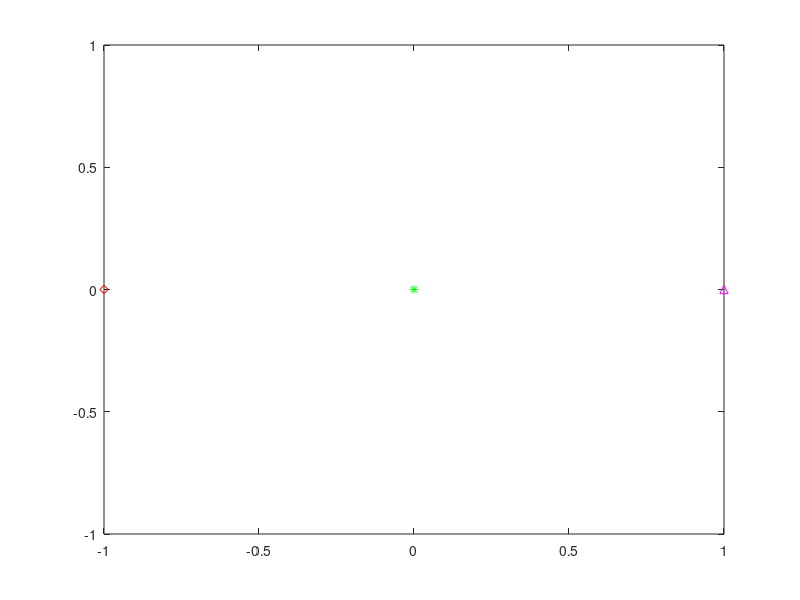

MATLAB code for this plot: (Note: this script raises an error after producing the figure.)
%%Author: KB
%Purpose: Trying to reproduce the results of the reference paper below
%(Using both Rayleigh and Rician Fading channels)
%1. Adapted from ...
% Date:  2020. 02. 10. / 12:22:19 KST

% Version variation:  
% 1.

% Reference paper: 
%[1] Cooperative jamming and Power Allocation for Wireless
% Relay Networks in Presence of Eavesdropper

clear all;
close all;
clc;


%% SETTINGS and PREALLOCATIONS
tx=1;%number of transmitters
rx=1;%number of receiver_poss
mu = 0; % mean of Guassian distribution


%--settings based on ... ----
iter=10^3; % numbeer of Monte Carlo simulations
%d=30;%receiver's distance; destination fixed at 30m
d=1;%receiver's distance; destination fixed at 30m % (2020/02/10)

%eavesdynPos=(-16:2:32);%eavesdroppers dynamnic position; necessary to plot the graph of secrecy gap at with eavesdropper at different distances from the sources
eavesdynPos=(-4:0.05:3);%eavesdroppers dynamnic position; necessary to plot the graph of secrecy gap at with eavesdropper at different distances from the sources
R_sec_vec_rayl = zeros(size(eavesdynPos));%(2020/02/10)
R_sec_vec_ric  = zeros(size(eavesdynPos));%(2020/02/18)

c=4; %path loss exponent
phi=0; %phase offset from source to destination
pathloss_comp=-c;%pathloss component
h= d.^(pathloss_comp)*exp(1j*phi); %line of sight model
%------------------------------------------------------------------------



%% POWER in dB

%------------------------------------------------------------------------
%Total Power budget =20dBm,
%(a) Phase 1(Source to destination; active jammers)=>P_S+P_J1
%(b)Phase 2(Relays to destination; jammers active again) =>P_R+P_J2.
% Therefore P=P_S+P_J1+P_J2+P_R
%------------------------------------------------------------------------

num_relays=1; %number of relays
num_jammers=1;%number of jammers
l=num_jammers;%maximum number of jammers
n=num_relays;%maximum number of relays

% When "The average signal-to-noise ratio (SNR) of the S --> R and
% R --> D links, i.e., gamma_SR_bar and gamma_RD_bar are fixed at
% 15 dB"
gamma_SR_bar = 10^(15/10);
gamma_RD_bar = gamma_SR_bar;

% ---Noise specific settings ----
sigmaSqrd = 1;
%---------------------------------


p_budget_Dbm=20; %total power budget in dBm
p_budget_inWatts=10^((p_budget_Dbm-30)/10);%total power budget in dBm
p_budget_inWatts_divided=p_budget_inWatts/(1+2*(num_jammers)+num_relays);%dividing up the power 
P_S=p_budget_inWatts_divided;%source power in watts
P_R=(p_budget_inWatts_divided)*num_relays;%source power in watts
P_J1=(p_budget_inWatts_divided)*num_jammers;%power in watts for jammers in 1st phase
P_J2=(p_budget_inWatts_divided)*num_jammers;%power in watts for jammers in 2nd phase


% P_S=15;%source power in watts
% P_R=2;%source power in watts
% P_J1=2;%power in watts for jammers in 1st phase
% P_J2=1;%power in watts for jammers in 2nd phase


P_J=P_J1+P_J2;% total jammer power


p=[P_S P_R P_J1 P_J2]'; %matrix of all the powers

% num_relays=input('Please enter the number of relays: ');%number of relays
% num_jammers=input('Please enter the number of relays: ');%number of jammers

%-------------------------------------------------------------------------------------------------------------------
%% DISTANCES

snr_gap=zeros(1,length(eavesdynPos));

snr_gap_cummulator=0; %for cummulating the sum of snr gap to be finally averaged out after  the iterations

%--source position--
%source_pos = zeros(1,1);
source_pos = [-1;0];

for eavesd_dist_iter=1:size(eavesdynPos,2),
%for iter_num=1:iter,
    %% SOURCE
    % USING DYNAMIC RELAY/JAMMER POSITIONS
    
    %% RELAY(S)
    %A1. NON-DYNAMIC RELAY POSITION    
    x_rel_dist =  0;
    y_rel_dist =  0; 
    angles_SR = atan((y_rel_dist-source_pos(2))/(x_rel_dist-source_pos(1)));
    
    %A2. DYNAMIC II (MOST DYNAMIC).
    disk_ctr=[0,0]; %source as center
    disk_rad=18;%radius of disk used to distribute relay positions

%     [x,y,angles_out]=randomNodeCoordinateGenerator(disk_ctr,disk_rad,num_relays,0,2*pi);
%     y_rel_dist=y';
%     x_rel_dist=x';    
%     angles_SR=angles_out';%angles from source to relay. Giving their phase offset component
    
    figure(1);
    plot(source_pos(1),source_pos(2),'rd');% for seeing the positioning of the source
    hold on;
    plot(d,0,'m^');% for seeing the positioning of the destination
    plot(x_rel_dist,y_rel_dist,'g*');% relay distances
    
    
    
     %% JAMMER(S)
%     %A1. NON-DYNAMIC RELAY POSITION
%     y_jam_dist = 0;
%     x_jam_dist = 0
%     angles_SJ = atan(y_jam_dist./x_jam_dist);
    
    %B2. DYNAMIC II (MOST DYNAMIC).
    [x_jammers,y_jammers,angles_jammers_out]=randomNodeCoordinateGenerator(disk_ctr,disk_rad,num_jammers,0,2*pi);
    y_jam_dist=y_jammers';%y-coordinates of jammers with source as center
    x_jam_dist=x_jammers';%y-coordinates of jammers with source as center
    angles_SJ=angles_jammers_out';%angles from source to jammers. Giving their phase offset component
    
    plot(x_jam_dist,y_jam_dist,'bo');% for seeing the positioning of the jammers
    %------------------------------------------------------------------------------------------
    
        
    R_sec_term3_summer_rayl = 0;%secrecy capacity agreggator for Rayleigh fading channel(2020/02/10)
    R_sec_term3_summer_ric =0;%secrecy capacity agreggator for Rician fading channel(2020/02/10)
    
    %for eavesd_dist_iter=1:size(eavesdynPos,2),%(2020/02/10)
    gamma_SE_summer_rayl = 0; %for Rayleigh channel (2020/02/11)
    gamma_RE_summer_rayl = 0; %for Rayleigh channel (2020/02/11)
    
    gamma_SE_summer_ric = 0;%for Rician channel (2020/02/18)
    gamma_RE_summer_ric = 0;%for Rician channel (2020/02/18)
    
    for iter_num=1:iter,%(2020/02/10)
        sprintf('Eavesdropper current distance:%d \n Current iteration #: %d',eavesdynPos(eavesd_dist_iter),iter_num)
        %disp('Iteration: ');
        %         try
        %% DISTANCES
            
        relay_pos=[x_rel_dist;y_rel_dist];%PNB: relay positions
        jammer_pos=[x_jam_dist;y_jam_dist];%PNB: jammer positions
        eavesd_pos=[eavesdynPos(eavesd_dist_iter);0];% eavesdroppers position
        plot(eavesd_pos(1),eavesd_pos(2),'rs');% for seeing the positioning of the eavesdropper
        dest_pos=[d;0];% destination position
        
        %---source originated distances---        
        
        source2relay_vec = relay_pos - repmat(source_pos,1,size(relay_pos,2));
        source2relay=sqrt(sum((source2relay_vec).^2)).^pathloss_comp;%PBN: source(zero origin) to relay.
        %receiver_pos=[30*ones(1,num_relays);zeros(1,num_relays)];%PNB: destination(receiver_pos's) position from origin
        
        source2dest_vec=dest_pos-source_pos;%vector from source to destination.
        source2dest=sqrt(sum((source2dest_vec).^2)).^pathloss_comp;%PNB: source to destination distance.
        
        source2eavesd_vec=eavesd_pos-source_pos;%vector from source to eavesdropper.
        source2eavesd=sqrt(sum((source2eavesd_vec).^2)).^pathloss_comp;%PNB: source to eavesdropper distance.
        
        %---relay originated distances---
        relay2dest_vect=repmat(dest_pos,1,size(relay_pos,2))-relay_pos;%matrix from relays to destination.
        relay2dest=sqrt(sum((relay2dest_vect).^2)).^pathloss_comp;%PNB: relays to destination distance.
        %% finding phase angles from relay to destinations
        xS1=relay2dest_vect(1,:);
        yS1=relay2dest_vect(2,:);
        phi_relay2dest=atan(yS1./xS1);%(angles in radians)
        %phi_relay2dest=rad2deg(atan(yS1./xS1));%(angles in degrees)
        
        relay2eavesd_vect=repmat(eavesd_pos,1,size(relay_pos,2))-relay_pos;%matrix from relays to eavesdropper.
        relay2eavesd=sqrt(sum((relay2eavesd_vect).^2)).^pathloss_comp;%PNB: relays to eavesdropper distances.
        %% finding phase angles from relay to destinations
        xS2=relay2eavesd_vect(1,:);
        yS2=relay2eavesd_vect(2,:);
        phi_relay2eavesd=atan(yS2./xS2);%(angles in radians)
        %phi_relay2eavesd=rad2deg(atan(yS2./xS2));%(angles in degrees)
        
        
        %---jammer originated distances and angles---
        
        if num_jammers || num_relays > 1,
            for i=1:num_relays,
                for j=1:num_jammers,
                    jam2relay_vect(:,j)=relay_pos(:,i)-jammer_pos(:,j);
                    jam2relay_vect2dist(j)=sqrt(sum(jam2relay_vect(:,j).^2)).^pathloss_comp;%PNB: distance of jammers to specific relay
                end
                jam2relay_vec2distvec(:,i)=jam2relay_vect2dist;%finished computing distances from jammers to specific relay added to  final distance matrix
                %% finding the phase angles from jammers to relays
                x_cord=jam2relay_vect(1,:);
                y_cord=jam2relay_vect(2,:);
                phi_relay2jammer=atan(y_cord./x_cord);% angles from jammers to specific relay calculated (in radians)
                %phi_relay2jammer=rad2deg(atan(y_cord./x_cord));%angles from jammers to specific relay calculated (in degrees)
                phi_relay2jammer_complete(:,i)=phi_relay2jammer;% angles from jammers to specific relay added to final angle matrix
            end
            jam2relay=jam2relay_vec2distvec';
            jam2relay_angles=phi_relay2jammer_complete';
        else disp('Error in specifing the relay size');
            
        end
        
        
        jam2dest_vect=repmat(dest_pos,1,size(jammer_pos,2))-jammer_pos;%matrix from jammers to destination.
        jam2dest=sqrt(sum((jam2dest_vect).^2)).^pathloss_comp;%PNB: jammers to destination distances.
        %% finding phase angles from jammer to destinations
        xS3=jam2dest_vect(1,:);
        yS3=jam2dest_vect(2,:);
        phi_jam2dest=atan(yS3./xS3);%angle (in radians)
        %phi_jam2dest=rad2deg(atan(yS3./xS3));%angle (in degrees)
        
        jam2eavesd_vect=repmat(eavesd_pos,1,size(jammer_pos,2))-jammer_pos;%matrix from jammers to eavesdropper.
        jam2eavesd=sqrt(sum((jam2eavesd_vect).^2)).^pathloss_comp;%PNB: jammers to eavesdropper distances.
        xS4=jam2eavesd_vect(1,:);
        yS4=jam2eavesd_vect(2,:);
        phi_jam2eavesd=atan(yS4./xS4);%angle (in radians)
        %phi_jam2eavesd=rad2deg(atan(yS4./xS4));%angle (in degrees)
        
        
        %% CHANNELS (RAYLEIGH)
               
        %---CHANNEL ORIGIN: FROM SOURCE-----
        %source to relay        
        phi_source2relay=angles_SR;
        h_SR1_rayl=exp(1i*phi_source2relay);        
        %h_SR1_ric=ricianChannelGen(P_S,0); %using rician fading channel
        h_SR_rayl=source2relay.*h_SR1_rayl; % Source to Relay channel
        
        %source to destination/receiver        
        phi_source2dest=phi;
        h_SD1_rayl=exp(1i*phi_source2dest);        
        %h_SD1_ric = ricianChannelGen(P_S,0); %using rician fading channel
        h_SD_rayl=source2dest.*h_SD1_rayl;
        
        %source to eavesdropper        
        phi_source2eavesd=atan(source2eavesd);%angle (in radians)
        h_SE1_rayl=exp(1i*phi_source2eavesd);
        %h_SE1_ric=ricianChannelGen(P_S,0); %using rician fading channel
        h_SE_rayl=source2eavesd.*h_SE1_rayl;
        
        
        %---CHANNEL ORIGIN: RELAY-----
        %relay to destination        
        h_RD1_rayl=exp(1i*phi_relay2dest);
        %h_RD1_ric=ricianChannelGen(P_R,0); %using rician fading channel
        h_RD_rayl=relay2dest.*h_RD1_rayl; % Source to Relay channel
        h_RD_rayl=h_RD_rayl';
        
        %relay to eavesdropper
        %h_RE1_rayl=(randn(1,num_relays)+randn(1,num_relays)*1i)/sqrt(2);
        h_RE1_rayl=exp(1i*phi_relay2eavesd);
        %h_RE1_ric=ricianChannelGen(P_R,0); %using rician fading channel
        h_RE_rayl=relay2eavesd.*h_RE1_rayl; % Source to Relay channel
        h_RE_rayl=h_RE_rayl';
        
        %---CHANNEL ORIGIN: JAMMER-----
        %jammer to relay
        
        h_JR1_rayl=exp(1i*jam2relay_angles);
        %h_JR1_ric=ricianChannelGen(P_J,0); %using rician fading channel
        h_JR_vec_rayl=jam2relay.* h_JR1_rayl;
        h_JR_rayl=h_JR_vec_rayl;
        h_JR_rayl=h_JR_rayl';
        
        %jammer to destination/receiver
        h_JD1_rayl=exp(1i*phi_jam2dest);
        %h_JD1_ric=ricianChannelGen(P_J,0); %using rician fading channel
        h_JD_rayl=jam2dest.*h_JD1_rayl;
        h_JD_rayl=h_JD_rayl';
        
        %jammer to eavesdropper
        h_JE1_rayl=exp(1i*phi_jam2eavesd);
        %h_JE1_ric=ricianChannelGen(P_J,0); %using rician fading channel
        h_JE_rayl=jam2eavesd.*h_JE1_rayl;
        h_JE_rayl=h_JE_rayl';
        
       
         %% CHANNELS (RICIAN)
               
       %---CHANNEL ORIGIN: FROM SOURCE-----
        %source to relay        
        %phi_source2relay=angles_SR;
        %h_SR1_rayl=exp(1i*phi_source2relay);        
        h_SR1_ric=ricianChannelGen(P_S,0); %using rician fading channel
        %h_SR_ric=h_SR1_ric; % Source to Relay channel
        h_SR_ric=source2relay.*h_SR1_ric; % Source to Relay channel        
        
        %source to destination/receiver        
        %phi_source2dest=phi;
        %h_SD1_rayl=exp(1i*phi_source2dest);        
        h_SD1_ric = ricianChannelGen(P_S,0); %using rician fading channel
        %h_SD_ric=h_SD1_ric;
        h_SD_ric=source2dest.*h_SD1_ric;
        
        %source to eavesdropper        
        %phi_source2eavesd=atan(source2eavesd);%angle (in radians)
        %h_SE1_rayl=exp(1i*phi_source2eavesd);
        h_SE1_ric=ricianChannelGen(P_S,0); %using rician fading channel
        %h_SE_ric=h_SE1_ric;
        h_SE_ric=source2eavesd.*h_SE1_ric;        
        
        %---CHANNEL ORIGIN: RELAY-----
        %relay to destination        
        %h_RD1_rayl=exp(1i*phi_relay2dest);
        h_RD1_ric=ricianChannelGen(P_R,0); %using rician fading channel
        %h_RD_ric=h_RD1_ric; % Source to Relay channel
        h_RD_ric=relay2dest.*h_RD1_ric; % Source to Relay channel        
        h_RD_ric=h_RD_ric';
        
        %relay to eavesdropper
        %h_RE1_rayl=(randn(1,num_relays)+randn(1,num_relays)*1i)/sqrt(2);
        %h_RE1_rayl=exp(1i*phi_relay2eavesd);
        h_RE1_ric=ricianChannelGen(P_R,0); %using rician fading channel
        %h_RE_ric=h_RE1_ric; % Source to Relay channel
        h_RE_ric=relay2eavesd.*h_RE1_ric; % Source to Relay channel        
        h_RE_ric=h_RE_ric';
        
        %---CHANNEL ORIGIN: JAMMER-----
        %jammer to relay
        
        %h_JR1_rayl=exp(1i*jam2relay_angles);
        h_JR1_ric=ricianChannelGen(P_J,0); %using rician fading channel
        %h_JR_vec_ric= h_JR1_ric;
        h_JR_vec_ric=jam2relay.* h_JR1_ric;        
        h_JR_ric=h_JR_vec_ric;
        h_JR_ric=h_JR_ric';
        
        %jammer to destination/receiver
        %h_JD1_rayl=exp(1i*phi_jam2dest);
        h_JD1_ric=ricianChannelGen(P_J,0); %using rician fading channel
        %h_JD_ric=h_JD1_ric;
        h_JD_ric=jam2dest.*h_JD1_ric;        
        h_JD_rayl=h_JD_ric';
        
        %jammer to eavesdropper
        %h_JE1_rayl=exp(1i*phi_jam2eavesd);
        h_JE1_ric=ricianChannelGen(P_J,0); %using rician fading channel
        %h_JE_ric=h_JE1_ric;
        h_JE_ric=jam2eavesd.*h_JE1_ric;        
        h_JE_ric=h_JE_ric';
        
        
        %% SECRECY CAPACITY CALCULATION (RAYLEIGH)
        
        
        gamma_SR_rayl = gamma_SR_bar;% with fixed gammas        
        gamma_RD_rayl = gamma_RD_bar;% with fixed gammas
%         gamma_SR_rayl = P_S*abs(h_SR_rayl).^2./sigmaSqrd;% When gammas not fixed
%         gamma_RD_rayl = P_R*abs(h_RD_rayl).^2./sigmaSqrd;% When gammas not fixed
        
        gamma_SE_rayl = P_S*abs(h_SE_rayl).^2./sigmaSqrd; 
        gamma_SE_summer_rayl = gamma_SE_summer_rayl + gamma_SE_rayl;
        
        gamma_RE_rayl = P_R*abs(h_RE_rayl).^2./sigmaSqrd;
        gamma_RE_summer_rayl = gamma_RE_summer_rayl + gamma_RE_rayl;
        
        A_rayl = 3*(gamma_RD_rayl).^2*gamma_RE_rayl*gamma_SE_rayl;
        
        B_term1_rayl = -2*gamma_RD_rayl*gamma_RE_rayl*gamma_SR_rayl*(1+gamma_SE_rayl);
        B_term2_rayl = -2*gamma_RD_rayl*gamma_SE_rayl*(gamma_RD_rayl*(1+gamma_RE_rayl)-gamma_RE_rayl);
        B_rayl = B_term1_rayl + B_term2_rayl;
        
        C_term1_rayl = gamma_SR_rayl*(1+gamma_SE_rayl)*(gamma_RD_rayl*(1+gamma_RE_rayl)-gamma_RE_rayl);
        C_term2_rayl = -gamma_RD_rayl*gamma_SE_rayl*(1+gamma_RE_rayl);
        C_rayl = C_term1_rayl + C_term2_rayl;
        
        betaHat_num_rayl = -B_rayl-sqrt(B_rayl^2-4*A_rayl*C_rayl);
        betaHat_denom_rayl = 2*A_rayl;
        betaHat_rayl = betaHat_num_rayl/betaHat_denom_rayl;
        
        
        
        
        R_sec_term3_rayl = log((1+gamma_SE_rayl)*(1 + gamma_RE_rayl));        
        
        R_sec_term3_summer_rayl = R_sec_term3_summer_rayl + R_sec_term3_rayl;
        
        
        %% SECRECY CAPACITY CALCULATION (RICIAN)
        
        gamma_SR_ric = gamma_SR_bar;% with fixed gammas        
        gamma_RD_ric = gamma_RD_bar;% with fixed gammas
%         gamma_SR_ric = P_S*abs(h_SR_ric).^2./sigmaSqrd;% When gammas not fixed
%         gamma_RD_ric = P_R*abs(h_RD_ric).^2./sigmaSqrd;% When gammas not fixed
        
        gamma_SE_ric = P_S*abs(h_SE_ric).^2./sigmaSqrd; 
        gamma_SE_summer_ric = gamma_SE_summer_ric + gamma_SE_ric;
        
        gamma_RE_ric = P_R*abs(h_RE_ric).^2./sigmaSqrd;
        gamma_RE_summer_ric = gamma_RE_summer_ric + gamma_RE_ric;
        
        A_ric = 3*(gamma_RD_ric).^2*gamma_RE_ric*gamma_SE_ric;
        
        B_term1_ric = -2*gamma_RD_ric*gamma_RE_ric*gamma_SR_ric*(1+gamma_SE_ric);
        B_term2_ric = -2*gamma_RD_ric*gamma_SE_ric*(gamma_RD_ric*(1+gamma_RE_ric)-gamma_RE_ric);
        B_ric = B_term1_ric + B_term2_ric;
        
        C_term1_ric = gamma_SR_ric*(1+gamma_SE_ric)*(gamma_RD_ric*(1+gamma_RE_ric)-gamma_RE_ric);
        C_term2_ric = -gamma_RD_ric*gamma_SE_ric*(1+gamma_RE_ric);
        C_ric = C_term1_ric + C_term2_ric;
        
        betaHat_num_ric = -B_ric-sqrt(B_ric^2-4*A_ric*C_ric);
        betaHat_denom_ric = 2*A_ric;
        betaHat_ric = betaHat_num_ric/betaHat_denom_ric;
        
        
        
        
        R_sec_term3_ric = log((1+gamma_SE_ric)*(1 + gamma_RE_ric));        
        
        R_sec_term3_summer_ric = R_sec_term3_summer_ric + R_sec_term3_ric;
    end
    
    %% POSTPROCESSING(RAYLEIGH)
    gamma_SE_Bar_rayl = gamma_SE_summer_rayl/iter;
    gamma_RE_Bar_rayl = gamma_RE_summer_rayl/iter;
    R_sec_term3_avg_rayl = R_sec_term3_summer_rayl/iter;
    
    
    if betaHat_rayl < (gamma_SR_rayl/gamma_RD_rayl),
        alphaHat_rayl = gamma_RD_rayl*betaHat_rayl/gamma_SR_rayl;
    elseif betaHat_rayl > (gamma_SR_rayl/gamma_RD_rayl),
        alphaHat_rayl = 1;
    end
    
    alpha_rayl = alphaHat_rayl;
    beta_rayl = betaHat_rayl;    
    
    
    R_sec_term1_rayl = 0.5*log(1+(1-alpha_rayl)*gamma_SE_Bar_rayl);
    R_sec_term2_ray = 0.5*log((1+beta_rayl * gamma_RD_rayl)*(1+(1-beta_rayl)*gamma_RE_Bar_rayl));    
    R_sec_rayl = R_sec_term1_rayl + R_sec_term2_ray - 0.5*R_sec_term3_avg_rayl;
    
    if R_sec_rayl < 0,
        R_sec_rayl = 0;
        %R_sec_rayl = R_sec_rayl*-1;
    end
    
    R_sec_vec_rayl(eavesd_dist_iter) = R_sec_rayl;%secrecy capacity vector
    
    
     %% POSTPROCESSING(RICIAN)
    gamma_SE_Bar_ric = gamma_SE_summer_ric/iter;
    gamma_RE_Bar_ric = gamma_RE_summer_ric/iter;
    R_sec_term3_avg_ric = R_sec_term3_summer_ric/iter;
    
    
    if betaHat_ric < (gamma_SR_ric/gamma_RD_ric),
        alphaHat_ric = gamma_RD_ric*betaHat_ric/gamma_SR_ric;
    elseif betaHat_ric > (gamma_SR_ric/gamma_RD_ric),
        alphaHat_ric = 1;
    end
    
    alpha_ric = alphaHat_ric;
    beta_ric = betaHat_ric;    
    
    
    R_sec_term1_ric = 0.5*log(1+(1-alpha_ric)*gamma_SE_Bar_ric);
    R_sec_term2_ray = 0.5*log((1+beta_ric * gamma_RD_ric)*(1+(1-beta_ric)*gamma_RE_Bar_ric));    
    R_sec_ric = R_sec_term1_ric + R_sec_term2_ray - 0.5*R_sec_term3_avg_ric;
    
    if R_sec_ric < 0,
        R_sec_ric = 0;
        %R_sec_ric = R_sec_ric*-1;
    end
    
    R_sec_vec_ric(eavesd_dist_iter) = R_sec_ric;%secrecy capacity vector
end

R_sec_vec_rayl(isnan(R_sec_vec_rayl))= min(R_sec_vec_rayl);
R_sec_vec_ric(isnan(R_sec_vec_ric))=min(R_sec_vec_ric);

figure(2)
hold on
plot(eavesdynPos,R_sec_vec_rayl,'-ro');%plot of SNR gap in dB
plot(eavesdynPos,R_sec_vec_ric,'-bx');%plot of SNR gap in dB
%semilogy(eavesdynPos,R_sec_vec_rayl,'-o');%plot of SNR gap in dB

grid on;
legend('Rayleigh','Rician')
ylabel('Secrecy capacity[dB]');
xlabel('distance from source [m]');
runtimeTimeStamp();
